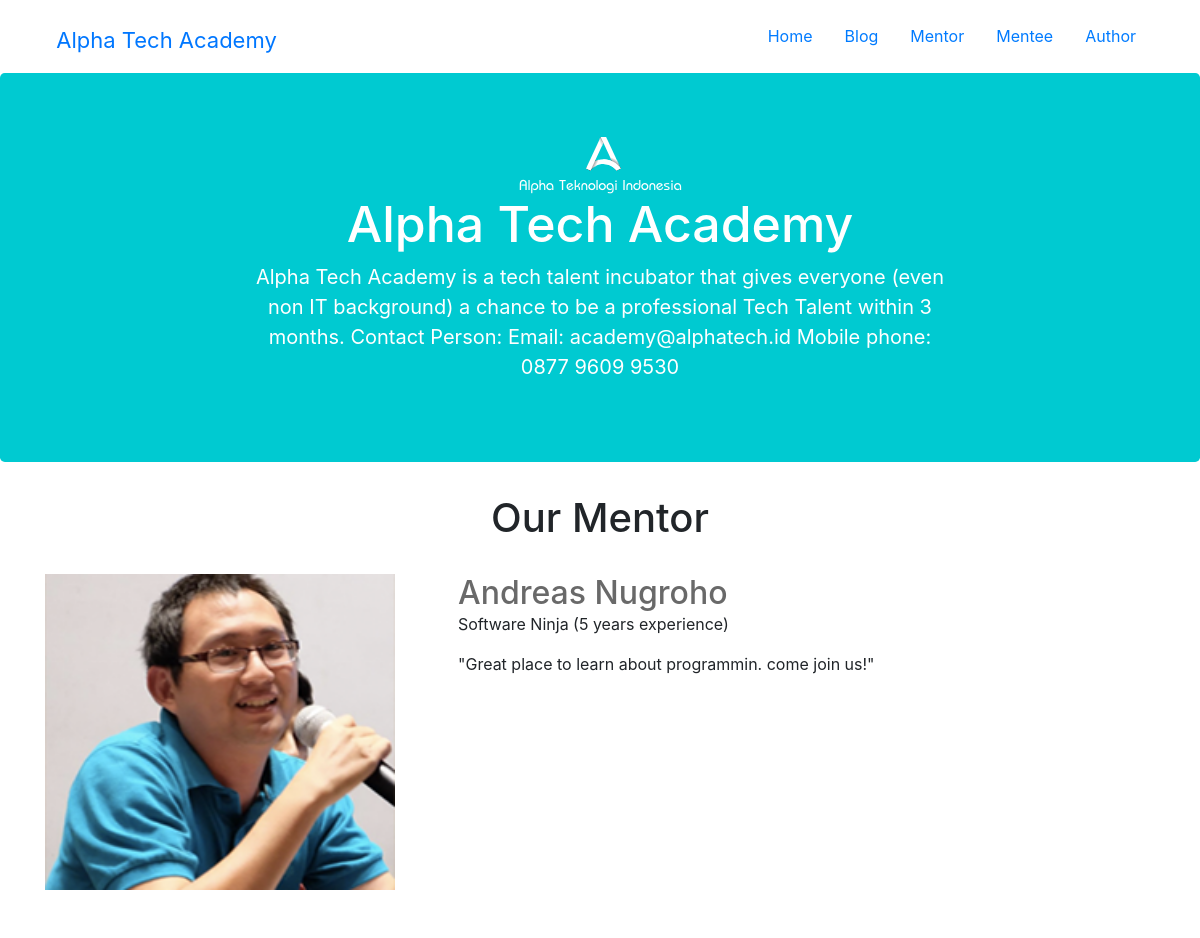
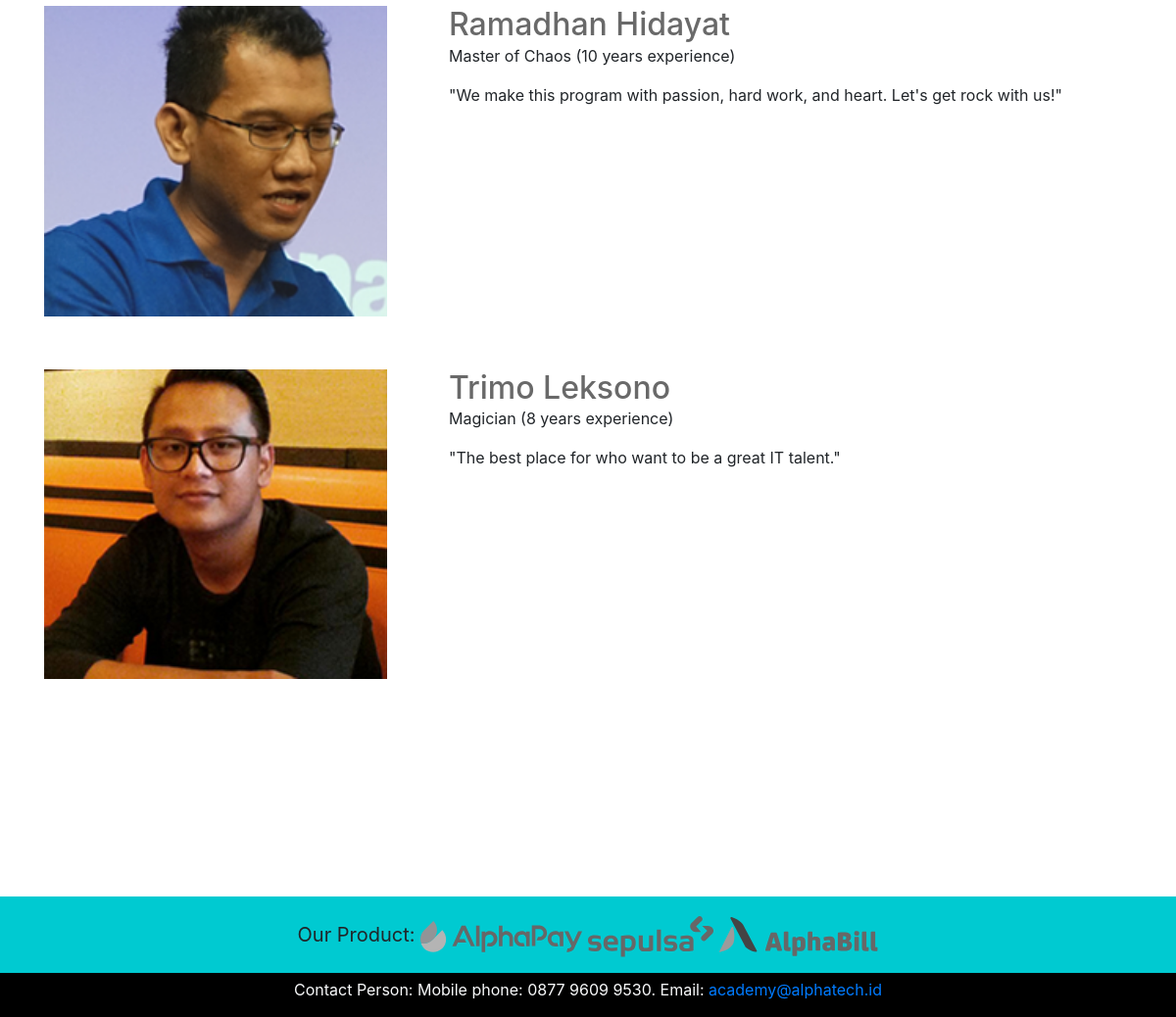
The app's page /mentor/ with its own data (2 pictures, top to bottom).
### mentor/models.py (models this page shows, shortened)
class Mentor(models.Model):
    name = models.CharField(max_length=255)
    profession = models.CharField(max_length=255)
    quote = models.TextField(max_length=255)
    picture = models.CharField(max_length=255)

### mentor/views.py (the view)
# urls.py: path('', views.mentor, name='mentor'),
def mentor(request):
    mentor = Mentor.objects.all()
    return render(request, 'mentor/mentor.html', {'mentors': mentor})

### mentor/templates/mentor/mentor.html
{% extends 'home/base.html' %}
{% load static %}
{% block content %}
    <div class="container">
        <div class="row text-center">
            <div class="col-md-12">
                <h1>Our Mentor</h1>
                <br>
            </div>
        </div>
        {% for mentor in mentors %}
        <div class="row">
            <div class="col-md-4 text-right">
                <img class="w-100 mentor-foto" src="{{mentor.picture}}" alt="people-andreas">
            </div>
            <div class="col-md-8 pl-5">
                <h2 class="mentor-nama">{{mentor.name}}</h2>
                <p>{{mentor.profession}}</p>
                <p>"{{mentor.quote}}"</p>
            </div>
        </div>
        <br>
        {% endfor %}
        <br><br><br><br><br><br><br>
    </div>
{% endblock %}

### home/static/css/main.css (style rules this page uses)
.mentor-nama { color: rgb(105, 105, 105); padding: 0; margin: 0; }
.mentor-foto { margin-bottom: 30px; }

### records on screen
Mentor: picture (picture), name "Andreas Nugroho", profession "Software Ninja (5 years experience)", quote "Great place to learn about programmin. come join us!"
Mentor: picture (picture), name "Ramadhan Hidayat", profession "Master of Chaos (10 years experience)", quote "We make this program with passion, hard work, and heart. Let's get rock with us!"
Mentor: picture (picture), name "Trimo Leksono", profession "Magician (8 years experience)", quote "The best place for who want to be a great IT talent."
